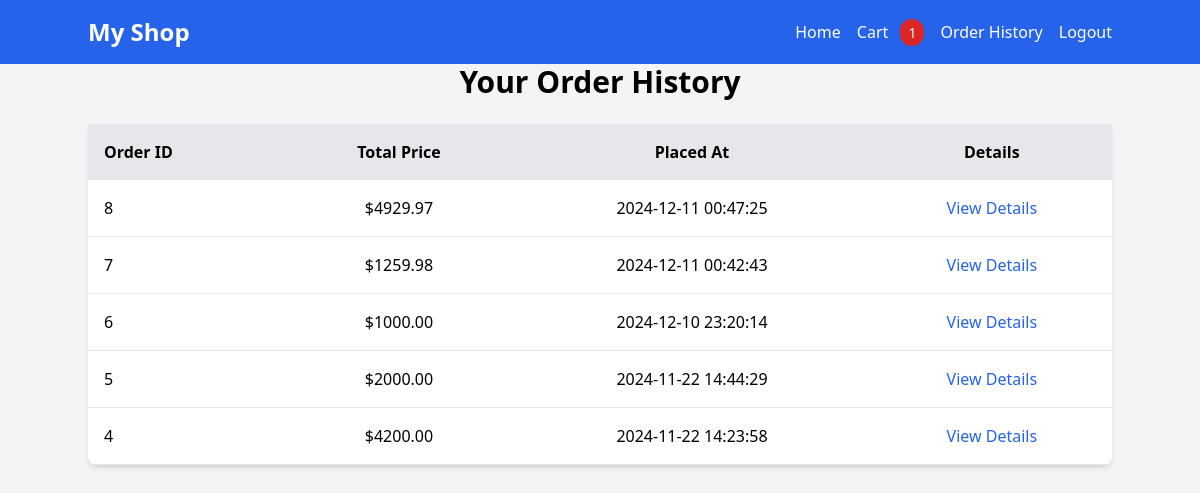
The page /order_history/ (signed in) on the database as committed earlier.
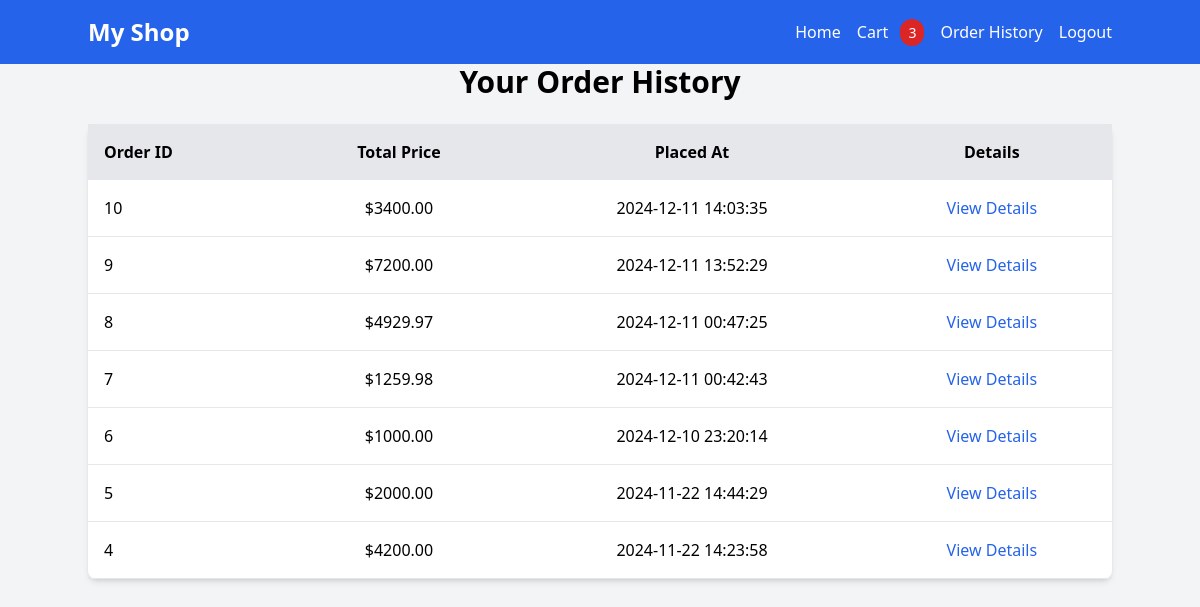
The same page on the database as committed later.
### shop/models.py (models this page shows, shortened)
class Order(models.Model):
    user = models.ForeignKey(User, on_delete=models.CASCADE)
    total_price = models.DecimalField(max_digits=10, decimal_places=2)
    placed_at = models.DateTimeField(auto_now_add=True)

### shop/views.py (the view)
# urls.py: path('order_history/', views.order_history, name='order_history'),
@login_required
def order_history(request):
    orders = Order.objects.filter(user=request.user).order_by('-placed_at')
    for order in orders:
       order.created_at_est = convert_to_est(order.placed_at)  # Convert created_at to EST
    return render(request, 'shop/order_history.html', {'orders': orders})

### shop/context_processors.py (called while the page is built)
def cart_item_count(request):
    total_items = 0
    if request.user.is_authenticated:
        cart, created = Cart.objects.get_or_create(user=request.user)
        cart_items = CartItem.objects.filter(cart=cart)
        total_items = sum(item.quantity for item in cart_items)
    return {'total_items': total_items}

### shop/views.py (called while the page is built)
def convert_to_est(order_time):
    if timezone.is_naive(order_time):
        order_time = timezone.make_aware(order_time, timezone.utc)
    est_timezone = pytz.timezone('US/Eastern')
    return order_time.astimezone(est_timezone).strftime('%Y-%m-%d %H:%M:%S')  # Format to string

### shop/templates/shop/order_history.html (shortened to what this page needs)
{% extends 'shop/base.html' %}
{% block content %}
<h1 class="text-3xl font-bold text-center mb-6">Your Order History</h1>
{% if orders %}
<table class="table-auto w-full bg-white shadow-md rounded-lg">
    <thead>
        <tr class="bg-gray-200">
            <th class="p-4 text-left">Order ID</th>
            <th class="p-4">Total Price</th>
            <th class="p-4">Placed At</th>
            <th class="p-4">Details</th>
        </tr>
    </thead>
    <tbody>
        {% for order in orders %}
        <tr class="border-b">
            <td class="p-4">{{ order.id }}</td>
            <td class="p-4 text-center">${{ order.total_price }}</td>
            <td class="p-4 text-center">{{ order.created_at_est }}</td>
            <td class="p-4 text-center">
                <a href="{% url 'order_details' order.id %}" class="text-blue-600">View Details</a>
            </td>
        </tr>
        {% endfor %}
    </tbody>
</table>
{% else %}
<p class="text-center text-gray-500">You have no orders yet.</p>
{% endif %}
{% endblock %}

Rows that differ between the two databases and show on the page:
added Order: id "10", total_price "3400.00", created_at_est "2024-12-11 14:03:35"
added Order: id "9", total_price "7200.00", created_at_est "2024-12-11 13:52:29"
Other text that changed with them:
{{ total_items }}: "1" → "3"
